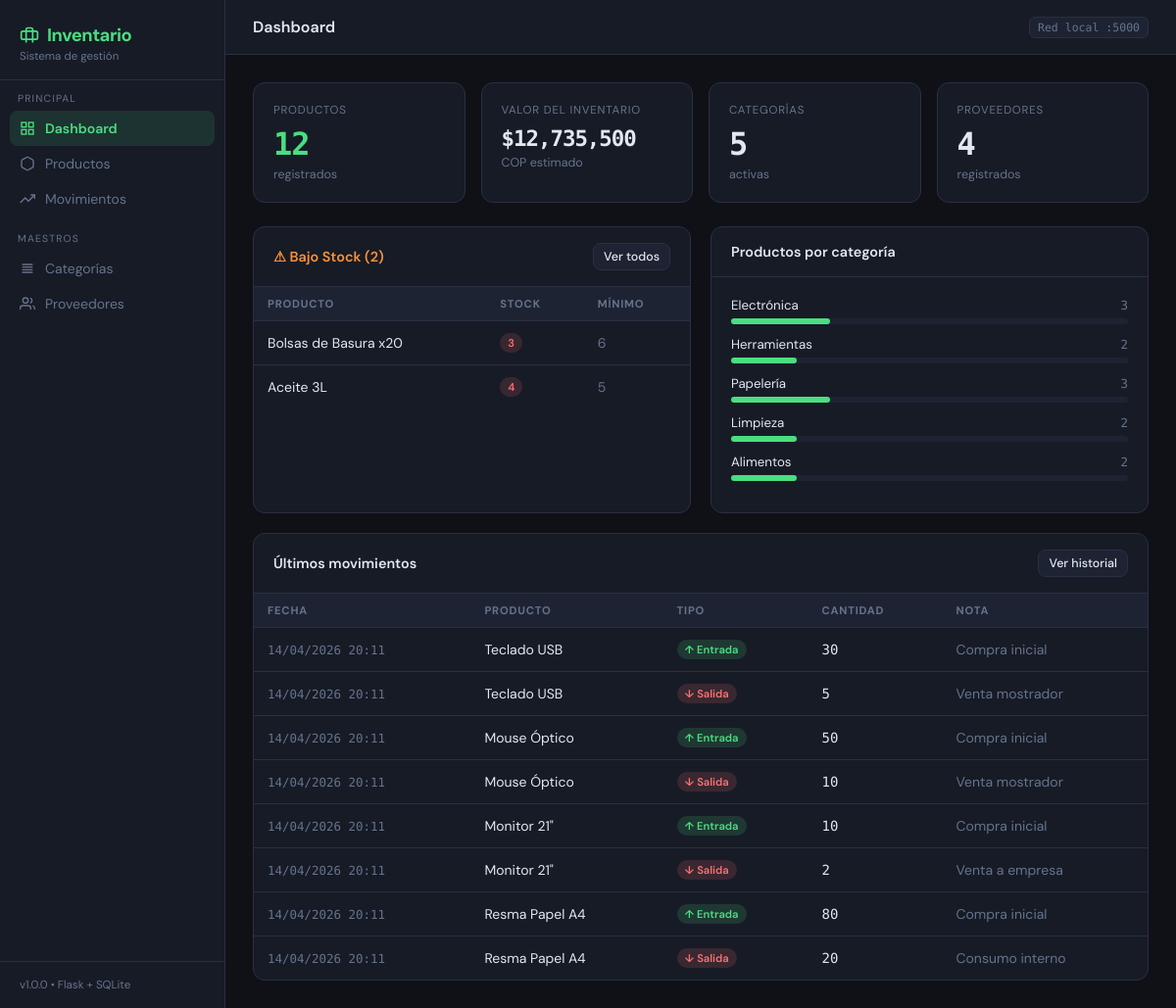
The page / on the database its author committed.
### app.py (models this page shows, shortened)
class Producto(Base):
    __tablename__ = "productos"
    id           = Column(Integer, primary_key=True, autoincrement=True)
    nombre       = Column(String(150), nullable=False)
    descripcion  = Column(String(300))
    categoria_id = Column(Integer, ForeignKey("categorias.id"), nullable=True)
    proveedor_id = Column(Integer, ForeignKey("proveedores.id"), nullable=True)
    cantidad     = Column(Integer, default=0, nullable=False)
    precio       = Column(Float, nullable=False)
    stock_minimo = Column(Integer, default=5)
    creado_en    = Column(DateTime, default=func.now())
    actualizado  = Column(DateTime, default=func.now(), onupdate=func.now())
    cat_rel  = relationship("Categoria", back_populates="productos")
    prov_rel = relationship("Proveedor", back_populates="productos")

class Categoria(Base):
    __tablename__ = "categorias"
    id     = Column(Integer, primary_key=True, autoincrement=True)
    nombre = Column(String(80), nullable=False, unique=True)
    productos = relationship("Producto", back_populates="cat_rel", cascade="all, delete-orphan")

class Movimiento(Base):
    __tablename__ = "movimientos"
    id          = Column(Integer, primary_key=True, autoincrement=True)
    producto_id = Column(Integer, ForeignKey("productos.id"), nullable=False)
    tipo        = Column(String(10), nullable=False)
    cantidad    = Column(Integer, nullable=False)
    nota        = Column(String(200))
    fecha       = Column(DateTime, default=func.now())
    producto    = relationship("Producto")

### app.py (the view)
@app.route("/")
def dashboard():
    db = get_session()
    try:
        total_productos  = db.query(Producto).count()
        total_categorias = db.query(Categoria).count()
        total_proveedores= db.query(Proveedor).count()
        bajo_stock       = db.query(Producto).filter(Producto.cantidad <= Producto.stock_minimo).all()
        productos = db.query(Producto).all()
        valor_total = sum(p.cantidad * p.precio for p in productos)
        ultimos_movs = (db.query(Movimiento)
                          .order_by(Movimiento.fecha.desc())
                          .limit(8).all())
        cat_stats = (db.query(Categoria.nombre, func.count(Producto.id))
                       .outerjoin(Producto)
                       .group_by(Categoria.id)
                       .all())
        return render_template("dashboard.html",
            total_productos=total_productos,
            total_categorias=total_categorias,
            total_proveedores=total_proveedores,
            bajo_stock=bajo_stock,
            valor_total=valor_total,
            ultimos_movs=ultimos_movs,
            cat_stats=cat_stats,
        )
    finally:
        db.close()

### app.py (called while the page is built)
def get_session():
    return Session()

### templates/dashboard.html (shortened to what this page needs)
{% extends "base.html" %}
{% block topbar_title %}Dashboard{% endblock %}
{% block content %}
<div class="stat-grid">
  <div class="stat-card">
    <div class="stat-label">Productos</div>
    <div class="stat-value text-accent">{{ total_productos }}</div>
    <div class="stat-sub">registrados</div>
  </div>
  <div class="stat-card">
    <div class="stat-label">Valor del inventario</div>
    <div class="stat-value" style="font-size:1.4rem">
      ${{ "{:,.0f}".format(valor_total) }}
    </div>
    <div class="stat-sub">COP estimado</div>
  </div>
  <div class="stat-card">
    <div class="stat-label">Categorías</div>
    <div class="stat-value">{{ total_categorias }}</div>
    <div class="stat-sub">activas</div>
  </div>
  <div class="stat-card">
    <div class="stat-label">Proveedores</div>
    <div class="stat-value">{{ total_proveedores }}</div>
    <div class="stat-sub">registrados</div>
  </div>
</div>
<div style="display:grid; grid-template-columns: 1fr 1fr; gap: 20px; margin-bottom:20px;">
  <div class="card">
    <div class="card-header">
      <span class="card-title" style="color:var(--warn)">
        ⚠ Bajo Stock ({{ bajo_stock|length }})
      </span>
      <a href="{{ url_for('productos') }}" class="btn btn-secondary btn-sm">Ver todos</a>
    </div>
    <div class="table-wrap">
      {% if bajo_stock %}
      <table>
        <thead><tr><th>Producto</th><th>Stock</th><th>Mínimo</th></tr></thead>
        <tbody>
          {% for p in bajo_stock %}
          <tr>
            <td>{{ p.nombre }}</td>
            <td><span class="badge badge-red">{{ p.cantidad }}</span></td>
            <td class="text-muted">{{ p.stock_minimo }}</td>
          </tr>
          {% endfor %}
        </tbody>
      </table>
      {% else %}
        <div class="card-body text-muted" style="font-size:.85rem">✓ Todo el stock está en buen nivel.</div>
      {% endif %}
    </div>
  </div>
  <div class="card">
    <div class="card-header"><span class="card-title">Productos por categoría</span></div>
    <div class="card-body">
      {% for nombre, count in cat_stats %}
      <div style="margin-bottom:12px">
        <div class="flex justify-between items-center mb-4" style="margin-bottom:5px">
          <span style="font-size:.83rem">{{ nombre }}</span>
          <span class="text-mono" style="font-size:.78rem; color:var(--muted)">{{ count }}</span>
        </div>
        {% set total = cat_stats | sum(attribute=1) %}
        {% set pct = (count / total * 100) if total > 0 else 0 %}
        <div style="background:var(--bg3);border-radius:4px;height:6px;">
          <div style="background:var(--accent);height:6px;border-radius:4px;width:{{ pct }}%"></div>
        </div>
      </div>
      {% endfor %}
    </div>
  </div>
</div>
<div class="card">
  <div class="card-header">
    <span class="card-title">Últimos movimientos</span>
    <a href="{{ url_for('movimientos') }}" class="btn btn-secondary btn-sm">Ver historial</a>
  </div>
  <div class="table-wrap">
    <table>
      <thead>
        <tr><th>Fecha</th><th>Producto</th><th>Tipo</th><th>Cantidad</th><th>Nota</th></tr>
      </thead>
      <tbody>
        {% for m in ultimos_movs %}
        <tr>
          <td class="text-mono text-muted" style="font-size:.78rem">
            {{ m.fecha.strftime('%d/%m/%Y %H:%M') if m.fecha else '—' }}
          </td>
          <td>{{ m.producto.nombre }}</td>
          <td>
            {% if m.tipo == 'entrada' %}
              <span class="badge badge-green">↑ Entrada</span>
            {% else %}
              <span class="badge badge-red">↓ Salida</span>
            {% endif %}
          </td>
          <td class="text-mono">{{ m.cantidad }}</td>
          <td class="text-muted">{{ m.nota or '—' }}</td>
        </tr>
        {% endfor %}
      </tbody>
    </table>
  </div>
</div>
{% endblock %}

### templates/base.html (shortened to what this page needs)
<!DOCTYPE html>
<html lang="es">
<head>
</head>
<body>
<aside class="sidebar">
  <div class="sidebar-brand">
    <div class="logo">
      <svg viewBox="0 0 24 24" fill="none" stroke="currentColor" stroke-width="2">
        <path d="M20 7H4a2 2 0 0 0-2 2v6a2 2 0 0 0 2 2h16a2 2 0 0 0 2-2V9a2 2 0 0 0-2-2z"/>
        <path d="M16 21V5a2 2 0 0 0-2-2h-4a2 2 0 0 0-2 2v16"/>
      </svg>
      Inventario
    </div>
    <div class="sub">Sistema de gestión</div>
  </div>
  <div class="nav-section">
    <div class="nav-label">Principal</div>
    <a href="{{ url_for('dashboard') }}" class="nav-link {% if request.endpoint == 'dashboard' %}active{% endif %}">
      <svg viewBox="0 0 24 24" fill="none" stroke="currentColor" stroke-width="2">
        <rect x="3" y="3" width="7" height="7"/><rect x="14" y="3" width="7" height="7"/>
        <rect x="3" y="14" width="7" height="7"/><rect x="14" y="14" width="7" height="7"/>
      </svg>
      Dashboard
    </a>
    <a href="{{ url_for('productos') }}" class="nav-link {% if 'producto' in request.endpoint %}active{% endif %}">
      <svg viewBox="0 0 24 24" fill="none" stroke="currentColor" stroke-width="2">
        <path d="M21 16V8a2 2 0 0 0-1-1.73l-7-4a2 2 0 0 0-2 0l-7 4A2 2 0 0 0 3 8v8a2 2 0 0 0 1 1.73l7 4a2 2 0 0 0 2 0l7-4A2 2 0 0 0 21 16z"/>
      </svg>
      Productos
    </a>
    <a href="{{ url_for('movimientos') }}" class="nav-link {% if request.endpoint == 'movimientos' %}active{% endif %}">
      <svg viewBox="0 0 24 24" fill="none" stroke="currentColor" stroke-width="2">
        <polyline points="23 6 13.5 15.5 8.5 10.5 1 18"/>
        <polyline points="17 6 23 6 23 12"/>
      </svg>
      Movimientos
    </a>
  </div>
  <div class="nav-section">
    <div class="nav-label">Maestros</div>
    <a href="{{ url_for('categorias') }}" class="nav-link {% if 'categoria' in request.endpoint %}active{% endif %}">
      <svg viewBox="0 0 24 24" fill="none" stroke="currentColor" stroke-width="2">
        <path d="M4 6h16M4 10h16M4 14h16M4 18h16"/>
      </svg>
      Categorías
    </a>
    <a href="{{ url_for('proveedores') }}" class="nav-link {% if 'proveedor' in request.endpoint %}active{% endif %}">
      <svg viewBox="0 0 24 24" fill="none" stroke="currentColor" stroke-width="2">
        <path d="M17 21v-2a4 4 0 0 0-4-4H5a4 4 0 0 0-4 4v2"/>
        <circle cx="9" cy="7" r="4"/>
        <path d="M23 21v-2a4 4 0 0 0-3-3.87M16 3.13a4 4 0 0 1 0 7.75"/>
      </svg>
      Proveedores
    </a>
  </div>
  <div class="sidebar-footer">v1.0.0 &bull; Flask + SQLite</div>
</aside>
<div class="main-wrap">
  <div class="topbar">
    <span class="topbar-title">{% block topbar_title %}{% endblock %}</span>
    <div class="topbar-right">
      <span class="badge-info">Red local :5000</span>
    </div>
  </div>
  <div class="page-content">
    {% block content %}{% endblock %}
  </div>
</div>
</body>
</html>

### rows shown on the page
Producto: nombre "Bolsas de Basura x20", cantidad "3", stock_minimo "6"
Producto: nombre "Aceite 3L", cantidad "4", stock_minimo "5"
Categoria: nombre "Electrónica", count "3", {{ pct }} 25.0 (drawn)
Categoria: nombre "Herramientas", id "2", {{ pct }} 16.666666666666664 (drawn)
Categoria: nombre "Papelería", id "3", {{ pct }} 25.0 (drawn)
Categoria: nombre "Limpieza", count "2", {{ pct }} 16.666666666666664 (drawn)
Categoria: nombre "Alimentos", count "2", {{ pct }} 16.666666666666664 (drawn)
Movimiento: fecha "14/04/2026 20:11", producto.nombre "Teclado USB", tipo "↑ Entrada", cantidad "30", nota "Compra inicial"
Movimiento: fecha "14/04/2026 20:11", producto.nombre "Teclado USB", tipo "↓ Salida", cantidad "5", nota "Venta mostrador"
Movimiento: fecha "14/04/2026 20:11", producto.nombre "Mouse Óptico", tipo "↑ Entrada", cantidad "50", nota "Compra inicial"
Movimiento: fecha "14/04/2026 20:11", producto.nombre "Mouse Óptico", tipo "↓ Salida", cantidad "10", nota "Venta mostrador"
Movimiento: fecha "14/04/2026 20:11", producto.nombre "Monitor 21\"", tipo "↑ Entrada", cantidad "10", nota "Compra inicial"
Movimiento: fecha "14/04/2026 20:11", producto.nombre "Monitor 21\"", tipo "↓ Salida", cantidad "2", nota "Venta a empresa"
Movimiento: fecha "14/04/2026 20:11", producto.nombre "Resma Papel A4", tipo "↑ Entrada", cantidad "80", nota "Compra inicial"
Movimiento: fecha "14/04/2026 20:11", producto.nombre "Resma Papel A4", tipo "↓ Salida", cantidad "20", nota "Consumo interno"

### other values the page prints
{{ total_productos }} "12"
{{ "{:,.0f}".format(valor_total) }} "12,735,500"
{{ total_categorias }} "5"
{{ total_proveedores }} "4"
{{ bajo_stock|length }} "2"
